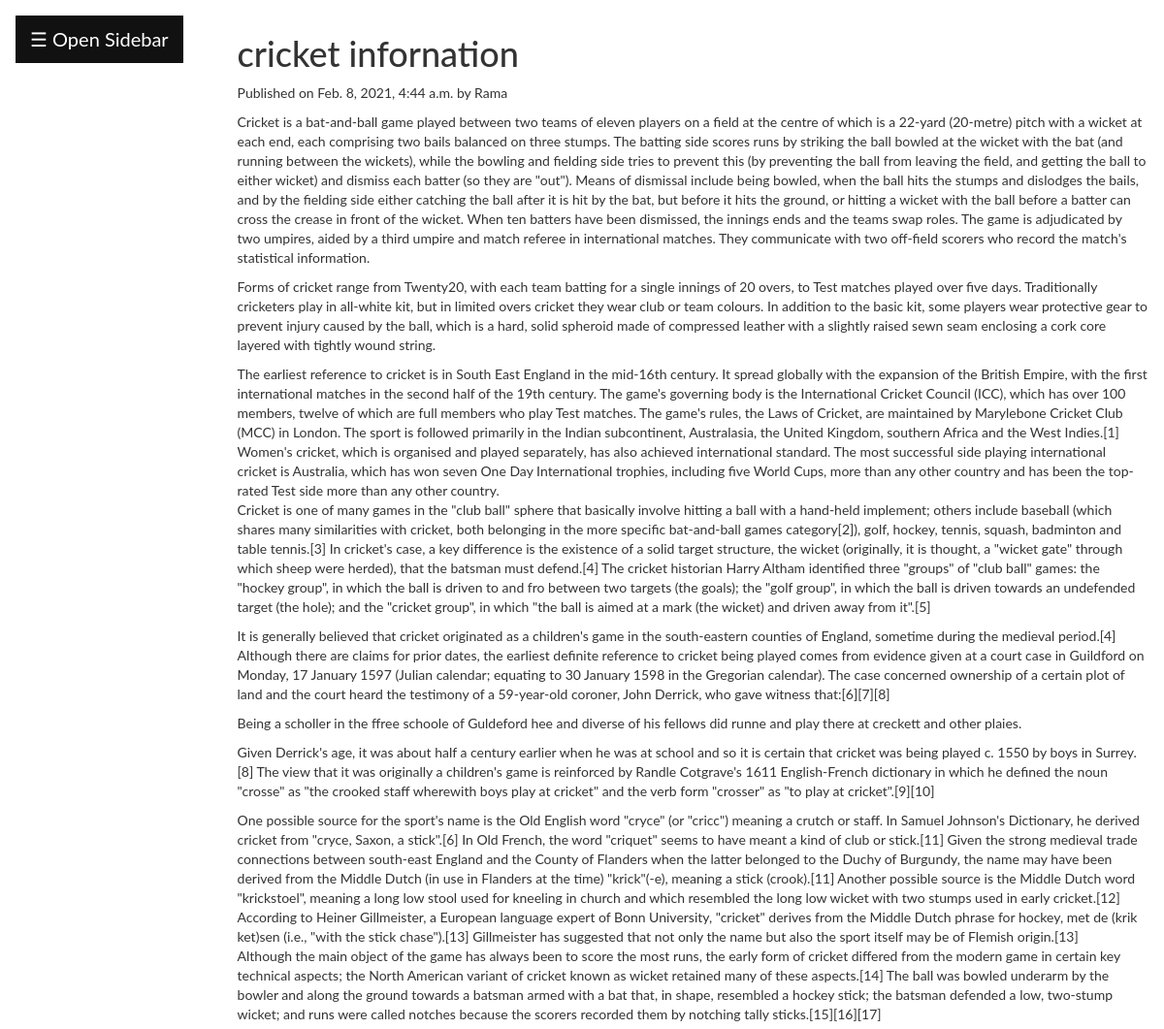
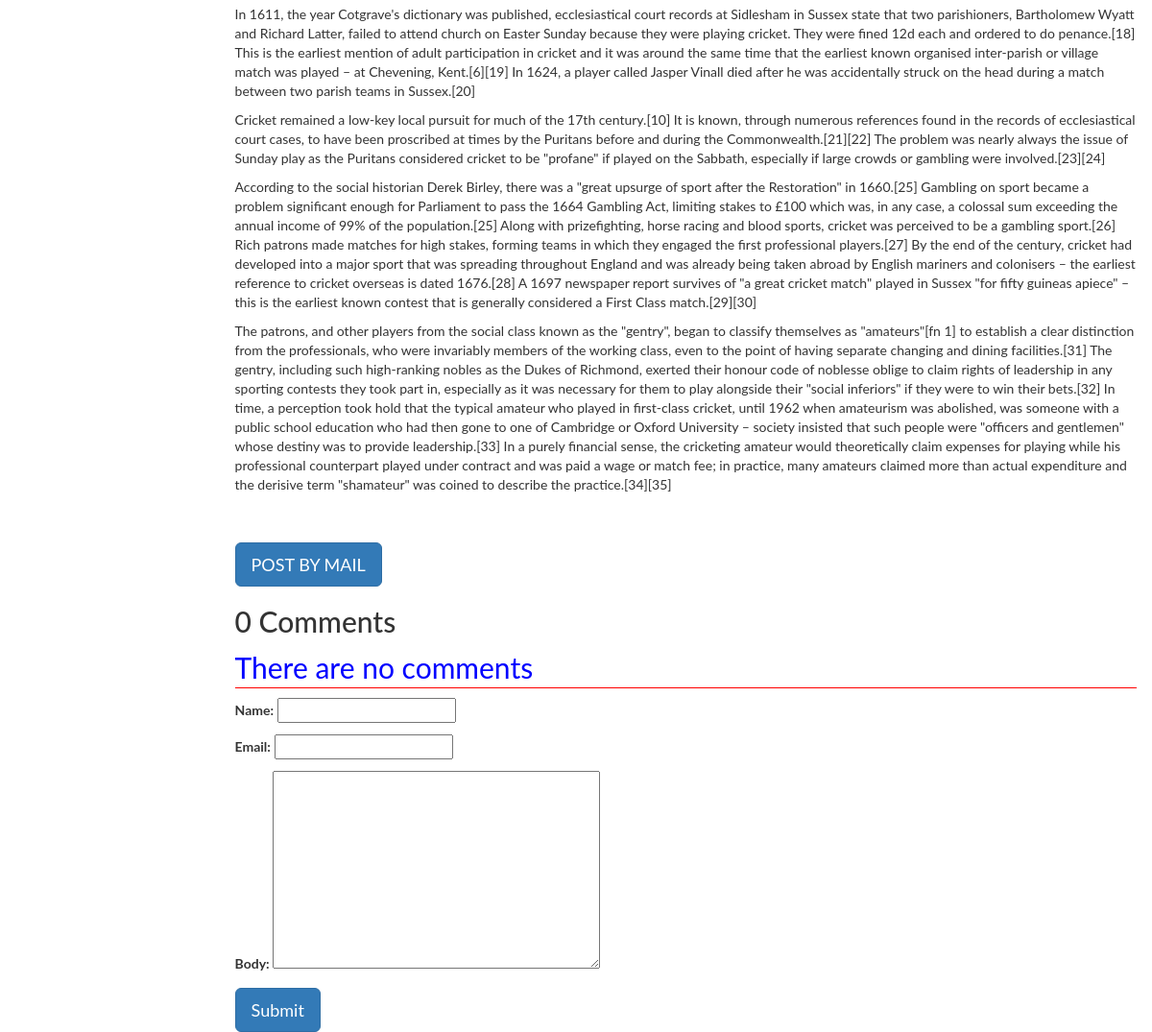
/2021/02/08/cricket-infornation, run on the app's committed database (2 pictures, top to bottom).
### blogapp/models.py (models this page shows, shortened)
class Post(models.Model):
          tags=TaggableManager()
          STATUS_CHOICES=(('draft','Draft'),('published','Published'))
          title=models.CharField(max_length=256)
          slug=models.SlugField(max_length=264,unique_for_date='publish')
          author=models.ForeignKey(User,related_name='blog_posts',on_delete= models.CASCADE)
          body=models.TextField()
          publish=models.DateTimeField(default=timezone.now)
          created=models.DateTimeField(auto_now_add=True)
          updated=models.DateTimeField(auto_now=True)
          status= models.CharField(max_length=10,choices=STATUS_CHOICES,default='draft')
          objects=CustomManager()
          class Meta:
                ordering=('-publish',)
          def get_absolute_url(self):
                return reverse('post_detail',args=[self.publish.year,self.publish.strftime('%m'),self.publish.strftime('%d'),self.slug])

### blogapp/views.py (the view, shortened to what this page needs)
# urls.py: url(r'(?P<year>\d{4})/(?P<month>\d{2})/(?P<day>\d{2})/(?P<post>[-\w]+)',views.post_detail_view,name='post_detail'),
def post_detail_view(request,year,month,day,post):
    post=get_object_or_404(Post,slug=post,publish__year=year,publish__month=month,publish__day=day)
    comments=post.comments.filter(active=True)
    csubmit=False
    form=CommentForm()
    d={'post':post,'form':form,'csubmit':csubmit,'comments':comments}
    return render(request,'blogapp/post_detail.html',d)

### blogapp/forms.py
class CommentForm(forms.ModelForm):
    class Meta:
        model=Comment
        fields=('name','email','body')

### blogapp/models.py (called while the page is built)
    def get_queryset(self):
        return super().get_queryset().filter(status='published')

### blogapp/templatetags/mytags.py (called while the page is built)
@register.simple_tag
def total_posts():
    return Post.objects.count()

@register.inclusion_tag('blogapp/latest_post.html')
def show_latest_posts(count=3):
    latest_posts=Post.objects.order_by('-publish')[:count]
    return {'latest_posts':latest_posts}

@register.simple_tag
def get_most_commented_posts(count=2):
    return Post.objects.annotate(total_comments=Count('comments')).order_by('-total_comments')[:count]

### templates/blogapp/post_detail.html (shortened to what this page needs)
<html>
    {% extends 'blogapp/parent.html' %}
        {%block content_block%}
        <h1>{{post.title}}</h1>
        <p>Published on {{post.publish}} by {{post.author|title}}</p>
        {{post.body|linebreaks}} <br><br>
        <a href="/{{post.id}}/share" class='btn btn-lg btn-primary'>POST BY MAIL</a>
        {%with comments.count as comments_count%}
        <h2>{{comments_count}} Comment{{comments_count|pluralize}}</h2>
        {%endwith%}
        {%if comments%}
         {%for c in comments%}
         <p>Comment {{forloop.counter}} by {{c.name}}</p>
        <div>{{c.body|linebreaks}}</div>
        <hr>
        {%endfor%}
        {%else%}
         <p style="color:blue;font-size:30px;font-style:bold;border-bottom:1px red solid;">There are no comments</p>
        {%endif%}
         {%if csubmit%}
         <h2>Thank you..Your comment has been added successfully!!</h2>
         {%else%}
         <form  method="post">
           {{form.as_p}}
           <input type="submit" class='btn btn-lg btn-primary' value="Submit">
         </form>
         {%endif%}
        {%endblock%}

### templates/blogapp/parent.html (style rules this page uses)
body { font-family: "Lato", sans-serif; }

### data on the page
Post: title "cricket infornation", publish "Feb. 8, 2021, 4:44 a.m.", author "Rama", body "Cricket is a bat-and-ball game played between two teams of eleven players on a field at the centre of which is a 22-yard (20-metre) pitch with a wicket at each end, each comprising two bails balanced on three stumps. The batting side scores runs by striking the ball bowled at the wicket with the bat (and running between the wickets), while the bowling and fielding side tries to prevent this (by preventing the ball from leaving the field, and getting the ball to either wicket) and dismiss each batter (so they are \"out\"). Means of dismissal include being bowled, when the ball hits the stumps and dislodges the bails, and by the fielding side either catching the ball after it is hit by the bat,…"

### other printed values
{{ comments_count }} "0"
